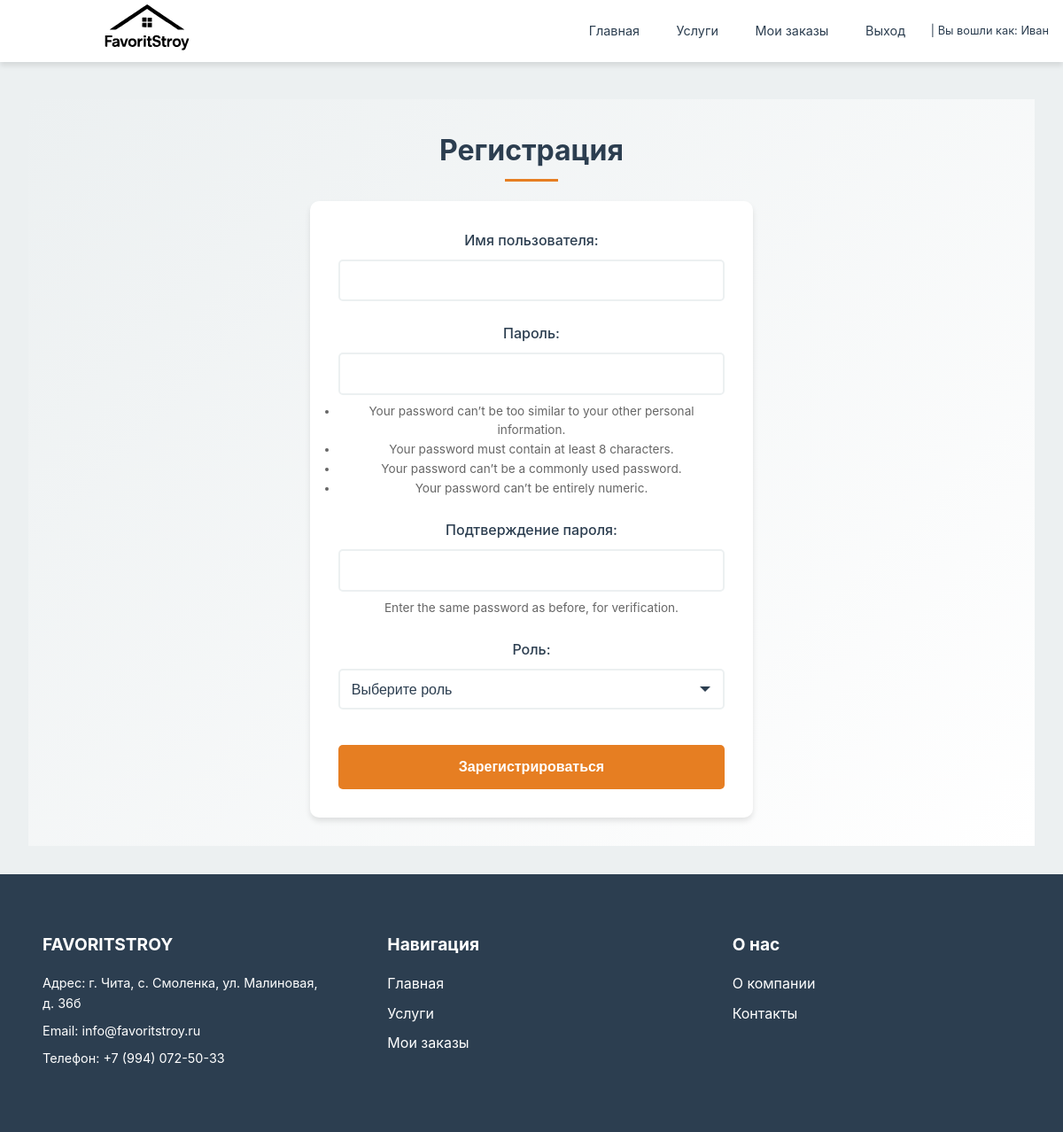
Page /accounts/register/ (signed in) on the earlier database version.
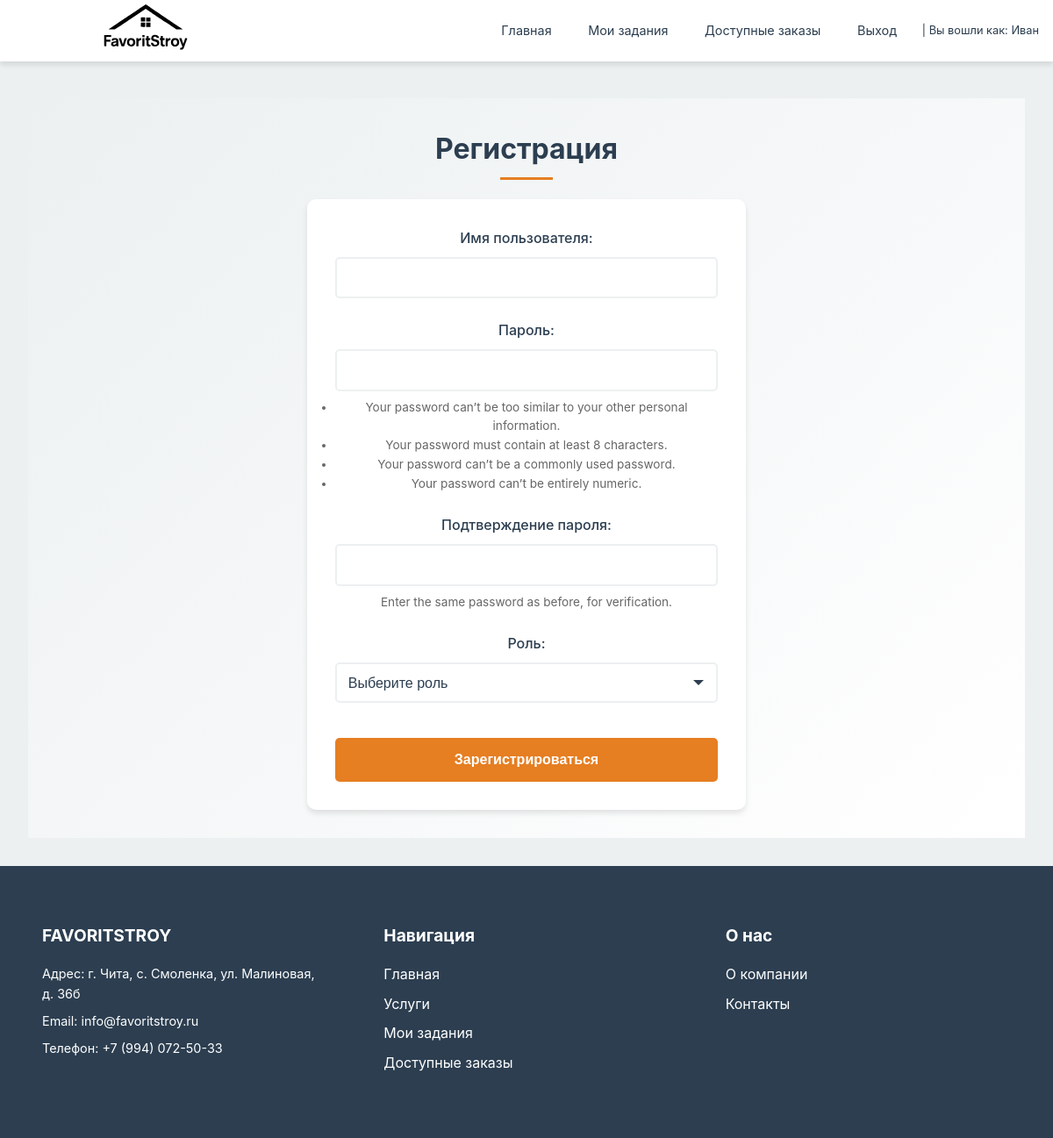
Same page on the later database version.
### accounts/views.py (the view)
# urls.py: path('register/', views.register, name='register'),
def register(request):
    if request.method == 'POST':
        form = UserRegisterForm(request.POST)
        if form.is_valid():
            user = form.save()
            return redirect('login')
    else:
        form = UserRegisterForm()
    return render(request, 'register.html', {'form': form})

### accounts/forms.py
class UserRegisterForm(UserCreationForm):
    class Meta:
        model = User
        fields = ['username', 'email', 'password1', 'password2', 'role']  # добавь 'role', если пользователь выбирает роль при регистрации

### templates/register.html (shortened to what this page needs)
{% extends 'base.html' %}
{% block content %}
<section class="register">
    <div class="section-content">
        <h2>Регистрация</h2>
        <div class="form-card">
            <form method="post">
                <div class="form-group">
                    <label for="id_username">Имя пользователя:</label>
                    {{ form.username }}
                </div>
                <div class="form-group">
                    <label for="id_password1">Пароль:</label>
                    {{ form.password1 }}
                    {% if form.password1.help_text %}
                    <div class="helptext">{{ form.password1.help_text }}</div>
                    {% endif %}
                </div>
                <div class="form-group">
                    <label for="id_password2">Подтверждение пароля:</label>
                    {{ form.password2 }}
                    {% if form.password2.help_text %}
                    <div class="helptext">{{ form.password2.help_text }}</div>
                    {% endif %}
                </div>
                <div class="form-group">
                    <label for="id_role">Роль:</label>
                    <div class="select-wrapper">
                        <select name="role" id="id_role" class="styled-select">
                            <option value="">Выберите роль</option>
                        </select>
                    </div>
                </div>
                <button type="submit" class="btn">Зарегистрироваться</button>
            </form>
        </div>
    </div>
</section>
{% endblock %}

### templates/base.html (shortened to what this page needs)
{% load static %}
<!DOCTYPE html>
<html lang="ru">
<head>
    <link rel="stylesheet" href="{% static 'styles/css/style.css' %}">
</head>
<body>
<header>
    <div class="header-content-wrapper">
        <img src="{% static 'images/logo.svg' %}" alt="FAVORITSTROY" width="150" height="auto">
        <nav>
            <a href="/">Главная</a>
            {% if user.is_authenticated %}
                {% if user.role == 'client' %}
                    <a href="{% url 'services_list' %}">Услуги</a>
                    <a href="{% url 'my_orders' %}">Мои заказы</a>
                {% elif user.role == 'worker' %}
                    <a href="{% url 'worker_orders' %}">Мои задания</a>
                    <a href="{% url 'available_orders' %}">Доступные заказы</a>
                {% elif user.is_superuser %}
                    <a href="/admin/">Админка</a>
                {% endif %}
                <a href="{% url 'logout' %}">Выход</a>
                <span> | Вы вошли как: {{ user.username }}</span>
            {% else %}
                <a href="{% url 'login' %}">Войти</a>
                <a href="{% url 'register' %}">Регистрация</a>
            {% endif %}
        </nav>
    </div>
</header>
<main>
    {% block content %}
    {% endblock %}
</main>
<footer>
    <div class="footer-content">
        <div class="footer-section">
            <h3>FAVORITSTROY</h3>
            <div class="contact-info">
                <p>Адрес: г. Чита, с. Смоленка, ул. Малиновая, д. 36б</p>
                <p>Email: info@favoritstroy.ru</p>
                <p>Телефон: +7 (994) 072-50-33</p>
            </div>
        </div>
        <div class="footer-section">
            <h3>Навигация</h3>
            <a href="/">Главная</a>
            <a href="{% url 'services_list' %}">Услуги</a>
            {% if user.is_authenticated %}
                {% if user.role == 'client' %}
                    <a href="{% url 'my_orders' %}">Мои заказы</a>
                {% elif user.role == 'worker' %}
                    <a href="{% url 'worker_orders' %}">Мои задания</a>
                    <a href="{% url 'available_orders' %}">Доступные заказы</a>
                {% endif %}
            {% else %}
                <a href="{% url 'login' %}">Войти</a>
                <a href="{% url 'register' %}">Регистрация</a>
            {% endif %}
        </div>
        <div class="footer-section">
            <h3>О нас</h3>
            <a href="{% url 'about' %}">О компании</a>
            <a href="{% url 'contacts' %}">Контакты</a>
        </div>
    </div>
</footer>

Differences in the rows shown:
changed User "Иван": role "client" → "worker" (drawn)
Other differences:
text no longer shown: "Услуги Мои заказы Мои заказы"
text now shown: "Мои задания Доступные заказы Мои задания Доступные заказы"
